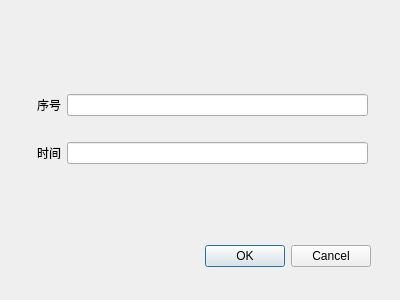
<?xml version="1.0" encoding="UTF-8"?>
<ui version="4.0">
 <class>Dialog</class>
 <widget class="QDialog" name="Dialog">
  <property name="geometry">
   <rect>
    <x>0</x>
    <y>0</y>
    <width>400</width>
    <height>300</height>
   </rect>
  </property>
  <property name="windowTitle">
   <string>Dialog</string>
  </property>
  <widget class="QDialogButtonBox" name="buttonBox">
   <property name="geometry">
    <rect>
     <x>30</x>
     <y>240</y>
     <width>341</width>
     <height>32</height>
    </rect>
   </property>
   <property name="orientation">
    <enum>Qt::Horizontal</enum>
   </property>
   <property name="standardButtons">
    <set>QDialogButtonBox::Cancel|QDialogButtonBox::Ok</set>
   </property>
  </widget>
  <widget class="QWidget" name="layoutWidget">
   <property name="geometry">
    <rect>
     <x>37</x>
     <y>74</y>
     <width>331</width>
     <height>111</height>
    </rect>
   </property>
   <layout class="QGridLayout" name="gridLayout">
    <item row="0" column="0">
     <widget class="QLabel" name="label_5">
      <property name="text">
       <string>序号</string>
      </property>
     </widget>
    </item>
    <item row="0" column="1">
     <widget class="QLineEdit" name="SequencelineEdit"/>
    </item>
    <item row="1" column="0">
     <widget class="QLabel" name="label">
      <property name="text">
       <string>时间</string>
      </property>
     </widget>
    </item>
    <item row="1" column="1">
     <widget class="QLineEdit" name="TimelineEdit"/>
    </item>
   </layout>
  </widget>
 </widget>
 <resources/>
 <connections>
  <connection>
   <sender>buttonBox</sender>
   <signal>accepted()</signal>
   <receiver>Dialog</receiver>
   <slot>accept()</slot>
   <hints>
    <hint type="sourcelabel">
     <x>248</x>
     <y>254</y>
    </hint>
    <hint type="destinationlabel">
     <x>157</x>
     <y>274</y>
    </hint>
   </hints>
  </connection>
  <connection>
   <sender>buttonBox</sender>
   <signal>rejected()</signal>
   <receiver>Dialog</receiver>
   <slot>reject()</slot>
   <hints>
    <hint type="sourcelabel">
     <x>316</x>
     <y>260</y>
    </hint>
    <hint type="destinationlabel">
     <x>286</x>
     <y>274</y>
    </hint>
   </hints>
  </connection>
 </connections>
</ui>
